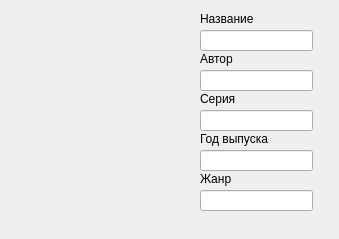
<?xml version="1.0" encoding="UTF-8"?>
<ui version="4.0">
 <class>MainWindow</class>
 <widget class="QWidget" name="MainWindow">
  <property name="geometry">
   <rect>
    <x>0</x>
    <y>0</y>
    <width>339</width>
    <height>239</height>
   </rect>
  </property>
  <property name="windowTitle">
   <string>Form</string>
  </property>
  <widget class="QLabel" name="label">
   <property name="geometry">
    <rect>
     <x>10</x>
     <y>0</y>
     <width>181</width>
     <height>201</height>
    </rect>
   </property>
   <property name="text">
    <string/>
   </property>
  </widget>
  <widget class="QLabel" name="label_2">
   <property name="geometry">
    <rect>
     <x>200</x>
     <y>10</y>
     <width>71</width>
     <height>18</height>
    </rect>
   </property>
   <property name="text">
    <string>Название</string>
   </property>
  </widget>
  <widget class="QLineEdit" name="lineEdit">
   <property name="geometry">
    <rect>
     <x>200</x>
     <y>30</y>
     <width>113</width>
     <height>21</height>
    </rect>
   </property>
  </widget>
  <widget class="QLabel" name="label_3">
   <property name="geometry">
    <rect>
     <x>200</x>
     <y>50</y>
     <width>58</width>
     <height>18</height>
    </rect>
   </property>
   <property name="text">
    <string>Автор</string>
   </property>
  </widget>
  <widget class="QLineEdit" name="lineEdit_2">
   <property name="geometry">
    <rect>
     <x>200</x>
     <y>70</y>
     <width>113</width>
     <height>21</height>
    </rect>
   </property>
  </widget>
  <widget class="QLabel" name="label_4">
   <property name="geometry">
    <rect>
     <x>200</x>
     <y>90</y>
     <width>58</width>
     <height>18</height>
    </rect>
   </property>
   <property name="text">
    <string>Серия</string>
   </property>
  </widget>
  <widget class="QLineEdit" name="lineEdit_3">
   <property name="geometry">
    <rect>
     <x>200</x>
     <y>110</y>
     <width>113</width>
     <height>21</height>
    </rect>
   </property>
  </widget>
  <widget class="QLineEdit" name="lineEdit_4">
   <property name="geometry">
    <rect>
     <x>200</x>
     <y>190</y>
     <width>113</width>
     <height>21</height>
    </rect>
   </property>
  </widget>
  <widget class="QLabel" name="label_5">
   <property name="geometry">
    <rect>
     <x>200</x>
     <y>130</y>
     <width>91</width>
     <height>18</height>
    </rect>
   </property>
   <property name="text">
    <string>Год выпуска</string>
   </property>
  </widget>
  <widget class="QLineEdit" name="lineEdit_5">
   <property name="geometry">
    <rect>
     <x>200</x>
     <y>150</y>
     <width>113</width>
     <height>21</height>
    </rect>
   </property>
  </widget>
  <widget class="QLabel" name="label_6">
   <property name="geometry">
    <rect>
     <x>200</x>
     <y>170</y>
     <width>58</width>
     <height>18</height>
    </rect>
   </property>
   <property name="text">
    <string>Жанр</string>
   </property>
  </widget>
 </widget>
 <resources/>
 <connections/>
</ui>
